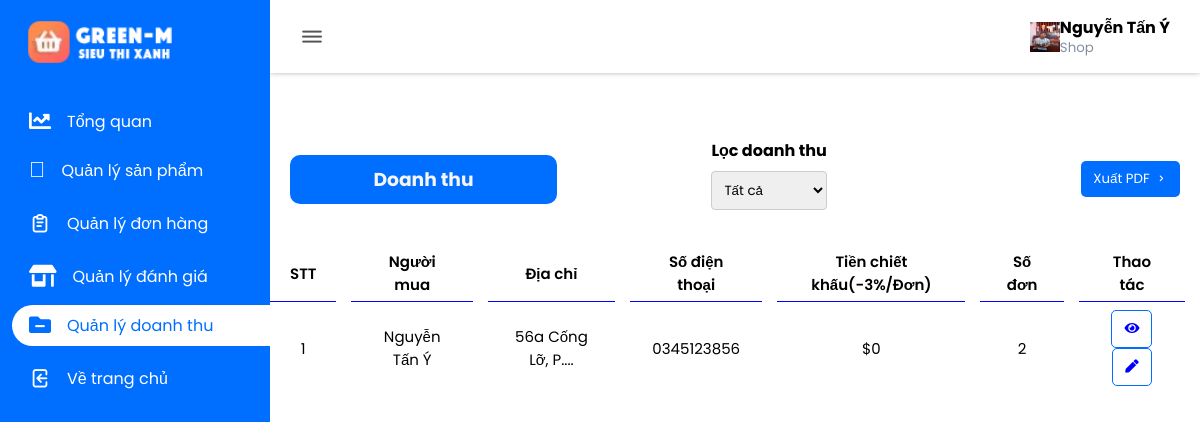
The page /admin/shop/index.php?act=doanhthu (signed in) on the database as committed earlier.
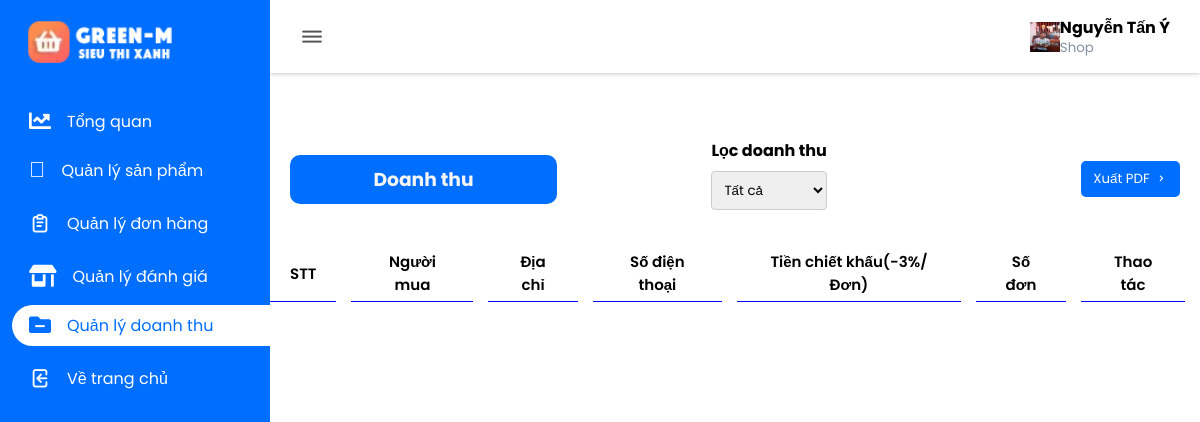
The same page on the database as committed later.
### tables this page shows
CREATE TABLE `account` (
  `account_id` int(123) NOT NULL,
  `account_name` longblob NOT NULL,
  `account_address` varchar(80) NOT NULL,
  `account_number_pay` varchar(30) NOT NULL,
  `account_pay` varchar(15) NOT NULL,
  `account_avt` varchar(299) NOT NULL DEFAULT 'view/images/account/user.png',
  `account_username` varchar(30) NOT NULL,
  `account_email` varchar(40) NOT NULL,
  `account_verified_mail` varchar(15) NOT NULL DEFAULT 'Chưa xác thực',
  `account_phone` varchar(10) NOT NULL,
  `account_pass` varchar(100) NOT NULL,
  `account_position` varchar(20) NOT NULL DEFAULT 'Khách hàng',
  `account_notify` varchar(100) NOT NULL,
  `account_status` varchar(30) NOT NULL DEFAULT 'Offline',
  `time_store` date NOT NULL DEFAULT current_timestamp(),
  `time_reg` timestamp NOT NULL DEFAULT current_timestamp()
);

### admin/shop/model/connect.php (called while the page is built, shortened)
<?php
    class dao_con {
        public static function conn_db() {
            $sqlServer = "mysql:host=localhost; dbname=green_m8683;charset=utf8;collation=utf8_unicode_ci";
            $username = "root";
            $password = "";
            try {
                $conn = new PDO($sqlServer, $username, $password);
                $conn->setAttribute(PDO::ATTR_ERRMODE, PDO::ERRMODE_EXCEPTION);
            } catch(PDOException $e) {
                echo 'Ket noi database that bai do ' . $e->getMessage();
            }
            return $conn;
        }
        public static function conn_show_all($sql) {
            $conn = self::conn_db();
            $sqlBindParam = array_slice(func_get_args(), 1);
            try {
                $stmt = $conn->prepare($sql);
                $stmt->execute($sqlBindParam);
                $ketqua = $stmt->fetchAll();
                return $ketqua;
            } catch (PDOException $e) {
                throw $e;
            } finally {
                unset($conn);
            }
        }
    }
?>

### admin/shop/model/order.php (called while the page is built, shortened)
<?php
    include_once "connect.php";
    class order_lass extends dao_con {
        public static function show_order() {
            $sql = "SELECT orders.*, account.account_name, account.account_id
                    FROM orders
                    JOIN account ON orders.shop_id = account.account_id
                    WHERE orders.shop_id = ? ORDER BY orders.order_id DESC
            ";
            return self::conn_show_all($sql, $_SESSION['83x86']['account_id']);
        }
        public static function show_doanhthu() {
            $sql = "SELECT account.*, COUNT(orders.order_id) AS order_count
                    FROM account
                    INNER JOIN orders ON account.account_id = orders.shop_id
                    WHERE orders.shop_id = ? GROUP BY account.account_id
            ";
            return self::conn_show_all($sql, $_SESSION['83x86']['account_id']);
        }
    }
?>

### admin/shop/view/doanhthu.php (the view, shortened to what this page needs)
   <div class="wrapper flex">
      <div class="projects-category">
         <div class="card-header flex flex-tinh2">
            <h3>Doanh thu</h3>
            <div class="fill-doanhthu">
               <label for="fill-doanhthu">Lọc doanh thu</label>
               <select name="fill-doanhthu" class="fill-doanhthu-btn">
                  <option value="All">Tất cả</option>
               </select>
            </div>
            <button>Xuất PDF<i class="uil uil-angle-right"></i></button>
         </div>
         <table>
            <thead>
               <th>
                  <tr>
                     <td>STT</td>
                     <td>Người mua</td>
                     <td>Địa chỉ</td>
                     <td>Số điện thoại</td>
                     <td>Tiền chiết khấu(-3%/Đơn)</td>
                     <td>Số đơn</td>
                     <td>Thao tác</td>
                  </tr>
               </th>
            </thead>
            <tbody>
               <?php
                  foreach($show as $items) {
                     extract($items);
                     $count_revenue = 0;
                     foreach ($count as $jtems) {
                        if($jtems['order_status'] == "Giao thành công") {
                           if ($account_id == $jtems['account_id']) {
                              $count_revenue += $jtems['order_total_shop'];
                           }
                        }
                     }
                     $address = substr($account_address, 0, 18) . '...';
                     echo '
                        <tr>
                           <td>1</td>
                           <td>'. $account_name .'</td>
                           <td class="address-user">'. $address .'.<input type="hidden" value="'. $account_address .'"></td>
                           <td>'. $account_phone .'</td>
                           <td>$'. $count_revenue .'</td>
                           <td>'. $order_count .'</td>
                           <td class="kkk2">
                              <button>
                              <i class="fas fa-eye"></i>
                              </button>
                              <button>
                              <i class="fas fa-pen"></i></i>
                              </button>
                           </td>
                        </tr>
                     ';
                  }
               ?>
            </tbody>
         </table>
      </div>
   </div>
</div>

Rows that differ between the two databases and show on the page:
no longer on this page (row edited): account: account_name "Nguyễn Tấn Ý", account_address "56a Cống Lỡ, P...", account_phone "0345123856", count_revenue "0", order_count "2"
